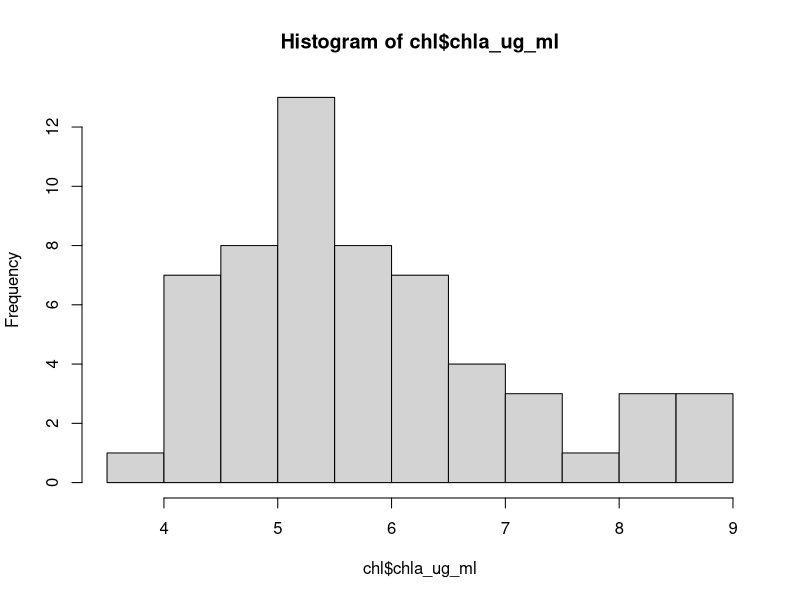

Write R code to recreate this figure. (Note: this script raises an error after producing the figure.)
library(emmeans)
library(multcomp)
library(multcompView)
library(tidyverse)

#### Chlorophyl ####

chl <- read.csv("gradienteData/chl_gradiente_2023/pigm_gradiente_2023_updated.csv") |> 
  filter(canopy_position == "shade_low") |>
  filter(date <= 20230731 | date >= 20230825) |> 
  mutate(campaign = ifelse(date >= 20230621, "summer23", "spring23")) |> 
  mutate(site = factor(site, levels = c("ART", "BER", "ITU", "MSA", "DIU"))) |> 
  rename(tree = id_plant) |> 
  mutate(chla_and_chlb = chla_ug_ml + chlb_ug_ml)

chl <- chl[, c("site", "campaign", "tree", "chla_ug_ml", "chlb_ug_ml",
               "chla_chlb", "chla_and_chlb")]

hist(chl$chla_ug_ml)
summary(aov(chla_ug_ml ~ site * campaign, data = chl))
TukeyHSD(aov(chla_ug_ml ~ site, data = chl))
summary(aov(chlb_ug_ml ~ site * campaign, data = chl))
TukeyHSD(aov(chlb_ug_ml ~ site, data = chl))
summary(aov(chla_and_chlb ~ site * campaign, data = chl))
TukeyHSD(aov(chla_and_chlb ~ site, data = chl))
summary(aov(chla_chlb ~ site * campaign, data = chl))
TukeyHSD(aov(chla_chlb ~ site, data = chl))

model <- lm(sla ~ site * campaign, data = sla)
summary(model)
anova(lm(sla ~ site * campaign, data = sla))
model_means2 <- emmeans(model, ~ site)
model_means_cld2 <- cld(model_means2, adjust = "sidak",
                        Letters = c("a", "b", "c", "d", "e", "f", "g"),
                        alpha = 0.05, sort = FALSE)

chla <- ggplot(chl, aes(x = site, y = chla_ug_ml, fill = campaign)) +
  geom_boxplot(
    position = position_dodge2(width = 0.8, preserve = "single")) +
  scale_fill_manual(values=c("magenta1", "orange")) +
  ylim(1, 8) +
  labs(
    x = "",
    y = expression("Chl a ("*mu*g~ml^-1*")"),
    fill = "Campaign"
  ) +
  theme_minimal()+
  guides(fill = FALSE) 

chlb <- ggplot(chl, aes(x = site, y = chlb_ug_ml, fill = campaign)) +
  geom_boxplot(
    position = position_dodge2(width = 0.8, preserve = "single")) +
  scale_fill_manual(values=c("magenta1", "orange")) +
  ylim(1, 8) +
  labs(
    x = "",
    y = expression("Chl b ("*mu*g~ml^-1*")"),
    fill = "Campaign"
  ) +
  theme_minimal() +
  guides(fill = FALSE) 

chlSum <- ggplot(chl, aes(x = site, y = chla_and_chlb, fill = campaign)) +
  geom_boxplot(
    position = position_dodge2(width = 0.8, preserve = "single")) +
  scale_fill_manual(values=c("magenta1", "orange")) +
  labs(
    x = "",
    y = expression("[Chla] + [Chlb] ("*mu*g~ml^-1*")"),
    fill = "Campaign"
  ) +
  theme_minimal()+
  guides(fill = FALSE) 

chlRatio <- ggplot(chl, aes(x = site, y = chla_chlb, fill = campaign)) +
  geom_boxplot(
    position = position_dodge2(width = 0.8, preserve = "single")) +
  scale_fill_manual(values=c("magenta1", "orange")) +
  labs(
    x = "",
    y = "[Chla]:[Chlb]",
    fill = "Campaign"
  ) +
  theme_minimal()+
  guides(fill = FALSE) 

cowplot::plot_grid(chla, chlb, chlSum, chlRatio, ncol = 2)

#### NSC ####

dimensions <- read.csv("gradienteData/sugars_gradiente_2023/dimensions_gradiente_2023_updated.csv") |> 
  mutate(surface_cm2 = pi*diameter_cm*length_cm)
dimensions$sample_type <- c(rep("SPH", times = nrow(dimensions)))
dimensions <- dimensions[, c("date", "id_plant", "canopy_position", "sample_type", "surface_cm2")]

sla <- read.csv("gradienteData/sla_gradiente_2023/sla_gradiente_2023_updated.csv") |> 
  mutate(SLA = ifelse(SLA == 9999, NA, SLA))
sla_summary <- sla |> 
  group_by(site, campaign, canopy_position) |> 
  summarise(slaAvg = mean(SLA, na.rm = T), slaSD = sd(SLA, na.rm =T))
sla <- sla |> 
  left_join(sla_summary, by = c("site", "campaign", "canopy_position")) |> 
  mutate(slaGapFilled = ifelse(is.na(SLA), slaAvg, SLA))

dwLeaves <- read.csv("gradienteData/sugars_gradiente_2023/lph_dw_gradiente_2023.csv") |> 
  left_join(sla[, c("campaign", "id_plant", "canopy_position" , "slaGapFilled")],
            by = c("campaign", "id_plant", "canopy_position")) |>
  mutate(la_cm2 = dw_lph_g * slaGapFilled)
dwLeaves$sample_type <- c(rep("LPH", times = nrow(dwLeaves)))
dwLeaves <- dwLeaves[, c("date", "id_plant", "canopy_position", "sample_type",
                         "dw_lph_g", "la_cm2")]
nsc <- read.csv("gradienteData/sugars_gradiente_2023/nsc_grad_2023_updated.csv") |>
  mutate(canopy_position = ifelse(is.na(canopy_position), "crap", canopy_position)) |>
  left_join(dimensions, by = c("date", "id_plant", "canopy_position", "sample_type")) |> 
  left_join(dwLeaves, by = c("date", "id_plant", "canopy_position", "sample_type")) |>
  mutate(surface_cm2 = ifelse(sample_type == "BPH", pi*(0.25^2)*5, surface_cm2)) |>
  mutate(surface_cm2 = ifelse(sample_type == "LPH", la_cm2, surface_cm2)) |> 
  mutate(volume_mL = ifelse(sample_type == "LPH", 0.5, 10)) |> 
  mutate(umol_suc_m2 = umol_suc_ml * volume_mL/(surface_cm2/10000)) |> 
  mutate(umol_suc_g = umol_suc_ml * volume_mL/dw_lph_g) |> 
  filter(canopy_position != "sun") |>
  filter(canopy_position != "shade") |>
  mutate(campaign = factor(campaign, levels = c("spring23", "summer23", "late_summer23")))

# explore differences among campaigns within HMO and MSA

summary(aov(log(umol_suc_cm2) ~ campaign,
            data = subset(nsc, site == "MSA" & sample_type == "SPH")))
TukeyHSD(aov(log(umol_suc_cm2) ~ campaign,
             data = subset(nsc, site == "MSA" & sample_type == "SPH")))
summary(aov(umol_suc_g ~ campaign,
            data = subset(nsc,site == "MSA" & sample_type == "LPH"
                          & campaign != "late_summer")))
summary(aov(umol_suc_cm2 ~ campaign,
            data = subset(nsc,site == "MSA" & sample_type == "LPH"
                          & campaign != "late_summer")))
summary(aov(log(umol_suc_cm2) ~ campaign,
            data = subset(nsc, site == "MSA" & sample_type == "BPH")))
TukeyHSD(aov(log(umol_suc_cm2) ~ campaign,
             data = subset(nsc, site == "MSA" & sample_type == "BPH")))

branchSuc <- ggplot(subset(nsc, site == "MSA" & sample_type == "SPH"),
                    aes(x = campaign, y = umol_suc_cm2)) +
  geom_boxplot(
    position = position_dodge2(width = 0.8, preserve = "single")) +
  #ylim(0, 15) +
  labs(
    x = "",
    y = expression("[Sucrose]"[branch]~"("*mu*mol~cm^-2*")"),
  ) +
  theme_minimal()

leafSuc <- ggplot(subset(nsc, site == "MSA" & sample_type == "LPH"),
                  aes(x = campaign, y = umol_suc_cm2)) +
  geom_boxplot(
    position = position_dodge2(width = 0.8, preserve = "single")) +
  #ylim(0, 15) +
  labs(
    x = "",
    y = expression("[Sucrose]"[leaf]~"("*mu*mol~cm^-2*")"),
  ) +
  theme_minimal()

trunkSuc <- ggplot(subset(nsc, site == "MSA" & sample_type == "BPH"),
                   aes(x = campaign, y = umol_suc_cm2)) +
  geom_boxplot(
    position = position_dodge2(width = 0.8, preserve = "single")) +
  #ylim(0, 15) +
  labs(
    x = "",
    y = expression("[Sucrose]"[stem]~"("*mu*mol~cm^-2*")"),
  ) +
  theme_minimal()

cowplot::plot_grid(leafSuc, branchSuc, trunkSuc, ncol = 3)

summary(aov(umol_suc_m2 ~ campaign,
            data = subset(nsc, site == "HMO" & sample_type == "BPH")))
TukeyHSD(aov(umol_suc_m2 ~ campaign,
             data = subset(nsc, site == "HMO" & sample_type == "BPH")))

ggplot(subset(nsc, site == "HMO" & sample_type == "BPH"),
       aes(x = campaign, y = umol_suc_m2*0.001)) +
  geom_boxplot(
    position = position_dodge2(width = 0.8, preserve = "single")) +
  #ylim(0, 2) +
  labs(
    x = "",
    y = expression("[Sucrose]"[stem]~"("*mmol~m^-2*")"),
  ) +
  theme_minimal()+
  guides(fill = FALSE)

# MSA: lower branch and trunk [Sucrose] in spring than in summer,
# lower branch [Sucrose] in late summer than in summer
# but higher leaf [Sucrose] in spring than in summer.
# HMO: lower trunk [Sucrose] in late summer, no differences between spring and summer

# keep late summer campaigns for consistency,
# but not for MSA leaf phloem, keep MSA leaf phloem from summer
# I lack measurements of leaf dry mass for late summer

nscCheat <- subset(nsc, campaign == "summer23" & site == "MSA" & sample_type == "LPH")
nsc <- nsc |>
  filter(date <= 20230630 | date >= 20230827) |> 
  mutate(campaign = ifelse(date >= 20230622, "summer23", "spring23"))
nsc <- nsc[-which(is.na(nsc$surface_cm2)),]
nsc <- rbind(nsc, nscCheat)
rm(nscCheat, dimensions, dwLeaves, sla_summary)
nsc <- nsc |> 
  mutate(site = factor(site, levels = c("ART", "BER", "ITU", "MSA", "DIU", "HMO"))) |> 
  rename(tree = id_plant)

nsc <- nsc[, c("site", "campaign", "tree", "sample_type",
               "umol_suc_ml", "umol_suc_m2", "umol_suc_g")]
nsc <- nsc |> 
  pivot_wider(names_from = sample_type, values_from = c(umol_suc_ml, umol_suc_m2, umol_suc_g))
nsc <- nsc[, c(1:10)] |> 
  rename(leafSuc_umol_ml = umol_suc_ml_LPH) |> 
  rename(branchSuc_umol_ml = umol_suc_ml_SPH) |> 
  rename(trunkSuc_umol_ml = umol_suc_ml_BPH) |>
  rename(leafSuc_umol_g = umol_suc_g_LPH) |> 
  rename(leafSuc_umol_m2 = umol_suc_m2_LPH) |> 
  rename(branchSuc_umol_m2 = umol_suc_m2_SPH) |> 
  rename(trunkSuc_umol_m2 = umol_suc_m2_BPH)

hist(nsc$leafSuc_umol_g)
subset(nsc, leafSuc_umol_g >= 0.7)
# there is an outlier that looks like a a measurement error -> discard
nsc[which(nsc$leafSuc_umol_ml >= 0.8),
    c("leafSuc_umol_ml", "leafSuc_umol_m2", "leafSuc_umol_g")] <- NA
hist(nsc$leafSuc_umol_g)
hist(log(nsc$leafSuc_umol_g))
hist(nsc$leafSuc_umol_m2)
hist(log(nsc$leafSuc_umol_m2))
hist(nsc$branchSuc_umol_m2)
hist(log(nsc$branchSuc_umol_m2))
hist(nsc$trunkSuc_umol_m2/1000)

summary(aov(log(leafSuc_umol_m2) ~ site * campaign, data = nsc))
summary(aov(log(leafSuc_umol_g) ~ site * campaign, data = nsc))
plot(aov(log(leafSuc_umol_cm2) ~ site * campaign, data = nsc))
model_means_leaf <- emmeans(lm(log(leafSuc_umol_m2) ~ site * campaign, data = nsc),
                              ~ site * campaign)
model_means_cld <- cld(model_means_leaf, adjust = "sidak",
                       Letters = c("a", "b", "c", "d", "e", "f", "g", "h", "i"),
                       alpha = 0.05, sort = FALSE)

summary(aov(log(branchSuc_umol_cm2) ~ site * campaign, data = nsc))
plot(aov(log(branchSuc_umol_ml) ~ site * campaign, data = nsc))
model_means_branch <- emmeans(lm(log(branchSuc_umol_cm2) ~ site * campaign, data = nsc),
                              ~ site * campaign)
model_means_cld <- cld(model_means_branch, adjust = "sidak",
                       Letters = c("a", "b", "c", "d", "e", "f", "g", "h", "i"),
                       alpha = 0.05, sort = FALSE)

summary(aov(trunkSuc_umol_cm2 ~ site * campaign, data = nsc))
plot(aov(trunkSuc_umol_cm2 ~ site * campaign, data = nsc))
model_means_trunk <- emmeans(lm(trunkSuc_umol_cm2 ~ site * campaign, data = nsc),
                              ~ site * campaign)
model_means_cld <- cld(model_means_trunk, adjust = "sidak",
                       Letters = c("a", "b", "c", "d", "e", "f", "g", "h", "i"),
                       alpha = 0.05, sort = FALSE)

leafSuc <- ggplot(nsc, aes(x = site, y = leafSuc_umol_m2, fill = campaign)) +
  geom_boxplot(
    position = position_dodge2(width = 0.8, preserve = "single")) +
  #ylim(-0.022, 1.61) +
  scale_fill_manual(values=c("magenta1", "orange")) +
  labs(
    x = "",
    y = expression("[Sucrose]"[leaf]~"("*mu*mol~m^-2*")"),
    fill = "Campaign"
  ) +
  theme_minimal()+
  guides(fill = FALSE)

branchSuc <- ggplot(nsc, aes(x = site, y = log(branchSuc_umol_m2), fill = campaign)) +
  geom_boxplot(
    position = position_dodge2(width = 0.8, preserve = "single")) +
  #ylim(-0.022, 1.61) +
  scale_fill_manual(values=c("magenta1", "orange")) +
  labs(
    x = "",
    y = expression("[Sucrose]"[branch]~"("*mu*mol~m^-2*")"),
    fill = "Campaign"
  ) +
  theme_minimal()+
  guides(fill = FALSE)

trunkSuc <- ggplot(nsc, aes(x = site, y = trunkSuc_umol_m2/1000, fill = campaign)) +
  geom_boxplot(
    position = position_dodge2(width = 0.8, preserve = "single")) +
  #ylim(-0.022, 1.61) +
  scale_fill_manual(values=c("magenta1", "orange")) +
  labs(
    x = "",
    y = expression("[Sucrose]"[trunk]~"("*bold(m)*mol~m^-2*")"),
    fill = "Campaign"
  ) +
  theme_minimal()+
  guides(fill = FALSE)

cowplot::plot_grid(leafSuc, branchSuc, trunkSuc, ncol = 1)
